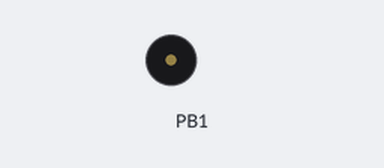
The program below on a simulated ATmega328P, built with avr-gcc and emulated at 16 MHz. Shown: buzzer (waves = sounding).

Above: at 2.0 s.
At 29.0 s:
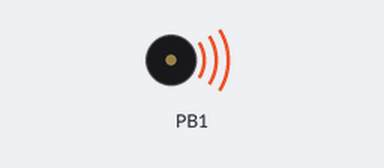
Timing chart, 0 to 31.2 s (numbered marks = the images above):
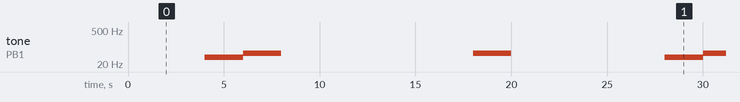

Measured:
- by itself, tone on PB1: repeats every 24.0 s: 55 Hz 2.0 s, silent 10.0 s, 56 Hz 2.0 s, silent 8.0 s, 38 Hz 2.0 s

The program:

main.c
```c
/*
 * Ej2tp3.c
 *
 * Created: 30/5/2022 14:16:20
 * Author : Barcala
 */

#include <avr/io.h>
#include <stdint.h>
#define F_CPU 16000000UL
#include <util/delay.h>


int main(void)
{
	uint16_t note[12] =
	{
		//C C# D D# E F F# G G# A A# B
		262, 277, 294, 311, 330, 349, 370, 392, 415, 440, 466, 494 //4th octave
	};
	uint16_t valores[12] =
	{
		//C C# D D# E F F# G G# A A# B
		119, 111, 105, 99, 93, 88, 83, 78, 74, 70, 66, 62 //4th octave
	};
	DDRB=(1<<PORTB1);
	TCCR1A=(1<<COM1A0);
	TCCR1B=(1<<WGM12) | (1<<CS12);//256 preescaler modo ctc 4
	int i;
    while (1)
    {
		for (i=0;i<12;i++){
			OCR1A=(int)(16000000/(int)(2*256*note[i]))-1;
			//OCR1A=valores[i];
			 _delay_ms(2000);
		}
    }
}
```
